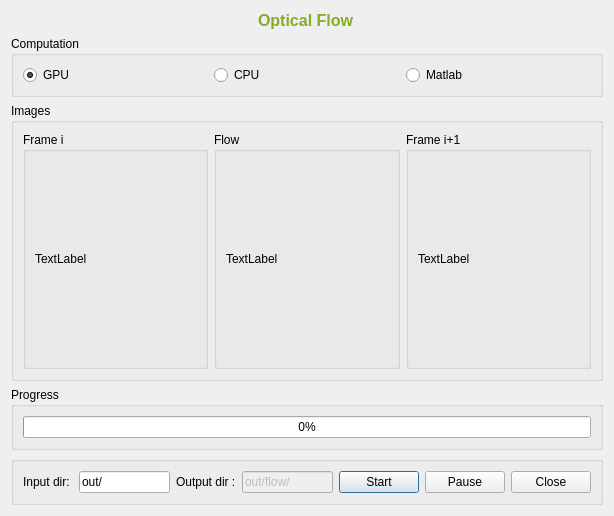
<?xml version="1.0" encoding="UTF-8"?>
<ui version="4.0">
 <class>OpticalFlowUI</class>
 <widget class="QDialog" name="OpticalFlowUI">
  <property name="geometry">
   <rect>
    <x>0</x>
    <y>0</y>
    <width>614</width>
    <height>516</height>
   </rect>
  </property>
  <property name="windowTitle">
   <string>Compute Optical Flow</string>
  </property>
  <layout class="QVBoxLayout" name="verticalLayout">
   <item alignment="Qt::AlignHCenter">
    <widget class="QLabel" name="label">
     <property name="palette">
      <palette>
       <active>
        <colorrole role="WindowText">
         <brush brushstyle="SolidPattern">
          <color alpha="255">
           <red>133</red>
           <green>173</green>
           <blue>38</blue>
          </color>
         </brush>
        </colorrole>
        <colorrole role="Button">
         <brush brushstyle="SolidPattern">
          <color alpha="255">
           <red>255</red>
           <green>255</green>
           <blue>255</blue>
          </color>
         </brush>
        </colorrole>
        <colorrole role="Light">
         <brush brushstyle="SolidPattern">
          <color alpha="255">
           <red>255</red>
           <green>255</green>
           <blue>255</blue>
          </color>
         </brush>
        </colorrole>
        <colorrole role="Midlight">
         <brush brushstyle="SolidPattern">
          <color alpha="255">
           <red>255</red>
           <green>255</green>
           <blue>255</blue>
          </color>
         </brush>
        </colorrole>
        <colorrole role="Dark">
         <brush brushstyle="SolidPattern">
          <color alpha="255">
           <red>127</red>
           <green>127</green>
           <blue>127</blue>
          </color>
         </brush>
        </colorrole>
        <colorrole role="Mid">
         <brush brushstyle="SolidPattern">
          <color alpha="255">
           <red>170</red>
           <green>170</green>
           <blue>170</blue>
          </color>
         </brush>
        </colorrole>
        <colorrole role="Text">
         <brush brushstyle="SolidPattern">
          <color alpha="255">
           <red>56</red>
           <green>199</green>
           <blue>12</blue>
          </color>
         </brush>
        </colorrole>
        <colorrole role="BrightText">
         <brush brushstyle="SolidPattern">
          <color alpha="255">
           <red>255</red>
           <green>255</green>
           <blue>255</blue>
          </color>
         </brush>
        </colorrole>
        <colorrole role="ButtonText">
         <brush brushstyle="SolidPattern">
          <color alpha="255">
           <red>0</red>
           <green>0</green>
           <blue>0</blue>
          </color>
         </brush>
        </colorrole>
        <colorrole role="Base">
         <brush brushstyle="SolidPattern">
          <color alpha="255">
           <red>255</red>
           <green>255</green>
           <blue>255</blue>
          </color>
         </brush>
        </colorrole>
        <colorrole role="Window">
         <brush brushstyle="SolidPattern">
          <color alpha="255">
           <red>255</red>
           <green>255</green>
           <blue>255</blue>
          </color>
         </brush>
        </colorrole>
        <colorrole role="Shadow">
         <brush brushstyle="SolidPattern">
          <color alpha="255">
           <red>0</red>
           <green>0</green>
           <blue>0</blue>
          </color>
         </brush>
        </colorrole>
        <colorrole role="AlternateBase">
         <brush brushstyle="SolidPattern">
          <color alpha="255">
           <red>255</red>
           <green>255</green>
           <blue>255</blue>
          </color>
         </brush>
        </colorrole>
        <colorrole role="ToolTipBase">
         <brush brushstyle="SolidPattern">
          <color alpha="255">
           <red>255</red>
           <green>255</green>
           <blue>220</blue>
          </color>
         </brush>
        </colorrole>
        <colorrole role="ToolTipText">
         <brush brushstyle="SolidPattern">
          <color alpha="255">
           <red>0</red>
           <green>0</green>
           <blue>0</blue>
          </color>
         </brush>
        </colorrole>
       </active>
       <inactive>
        <colorrole role="WindowText">
         <brush brushstyle="SolidPattern">
          <color alpha="255">
           <red>133</red>
           <green>173</green>
           <blue>38</blue>
          </color>
         </brush>
        </colorrole>
        <colorrole role="Button">
         <brush brushstyle="SolidPattern">
          <color alpha="255">
           <red>255</red>
           <green>255</green>
           <blue>255</blue>
          </color>
         </brush>
        </colorrole>
        <colorrole role="Light">
         <brush brushstyle="SolidPattern">
          <color alpha="255">
           <red>255</red>
           <green>255</green>
           <blue>255</blue>
          </color>
         </brush>
        </colorrole>
        <colorrole role="Midlight">
         <brush brushstyle="SolidPattern">
          <color alpha="255">
           <red>255</red>
           <green>255</green>
           <blue>255</blue>
          </color>
         </brush>
        </colorrole>
        <colorrole role="Dark">
         <brush brushstyle="SolidPattern">
          <color alpha="255">
           <red>127</red>
           <green>127</green>
           <blue>127</blue>
          </color>
         </brush>
        </colorrole>
        <colorrole role="Mid">
         <brush brushstyle="SolidPattern">
          <color alpha="255">
           <red>170</red>
           <green>170</green>
           <blue>170</blue>
          </color>
         </brush>
        </colorrole>
        <colorrole role="Text">
         <brush brushstyle="SolidPattern">
          <color alpha="255">
           <red>56</red>
           <green>199</green>
           <blue>12</blue>
          </color>
         </brush>
        </colorrole>
        <colorrole role="BrightText">
         <brush brushstyle="SolidPattern">
          <color alpha="255">
           <red>255</red>
           <green>255</green>
           <blue>255</blue>
          </color>
         </brush>
        </colorrole>
        <colorrole role="ButtonText">
         <brush brushstyle="SolidPattern">
          <color alpha="255">
           <red>0</red>
           <green>0</green>
           <blue>0</blue>
          </color>
         </brush>
        </colorrole>
        <colorrole role="Base">
         <brush brushstyle="SolidPattern">
          <color alpha="255">
           <red>255</red>
           <green>255</green>
           <blue>255</blue>
          </color>
         </brush>
        </colorrole>
        <colorrole role="Window">
         <brush brushstyle="SolidPattern">
          <color alpha="255">
           <red>255</red>
           <green>255</green>
           <blue>255</blue>
          </color>
         </brush>
        </colorrole>
        <colorrole role="Shadow">
         <brush brushstyle="SolidPattern">
          <color alpha="255">
           <red>0</red>
           <green>0</green>
           <blue>0</blue>
          </color>
         </brush>
        </colorrole>
        <colorrole role="AlternateBase">
         <brush brushstyle="SolidPattern">
          <color alpha="255">
           <red>255</red>
           <green>255</green>
           <blue>255</blue>
          </color>
         </brush>
        </colorrole>
        <colorrole role="ToolTipBase">
         <brush brushstyle="SolidPattern">
          <color alpha="255">
           <red>255</red>
           <green>255</green>
           <blue>220</blue>
          </color>
         </brush>
        </colorrole>
        <colorrole role="ToolTipText">
         <brush brushstyle="SolidPattern">
          <color alpha="255">
           <red>0</red>
           <green>0</green>
           <blue>0</blue>
          </color>
         </brush>
        </colorrole>
       </inactive>
       <disabled>
        <colorrole role="WindowText">
         <brush brushstyle="SolidPattern">
          <color alpha="255">
           <red>127</red>
           <green>127</green>
           <blue>127</blue>
          </color>
         </brush>
        </colorrole>
        <colorrole role="Button">
         <brush brushstyle="SolidPattern">
          <color alpha="255">
           <red>255</red>
           <green>255</green>
           <blue>255</blue>
          </color>
         </brush>
        </colorrole>
        <colorrole role="Light">
         <brush brushstyle="SolidPattern">
          <color alpha="255">
           <red>255</red>
           <green>255</green>
           <blue>255</blue>
          </color>
         </brush>
        </colorrole>
        <colorrole role="Midlight">
         <brush brushstyle="SolidPattern">
          <color alpha="255">
           <red>255</red>
           <green>255</green>
           <blue>255</blue>
          </color>
         </brush>
        </colorrole>
        <colorrole role="Dark">
         <brush brushstyle="SolidPattern">
          <color alpha="255">
           <red>127</red>
           <green>127</green>
           <blue>127</blue>
          </color>
         </brush>
        </colorrole>
        <colorrole role="Mid">
         <brush brushstyle="SolidPattern">
          <color alpha="255">
           <red>170</red>
           <green>170</green>
           <blue>170</blue>
          </color>
         </brush>
        </colorrole>
        <colorrole role="Text">
         <brush brushstyle="SolidPattern">
          <color alpha="255">
           <red>127</red>
           <green>127</green>
           <blue>127</blue>
          </color>
         </brush>
        </colorrole>
        <colorrole role="BrightText">
         <brush brushstyle="SolidPattern">
          <color alpha="255">
           <red>255</red>
           <green>255</green>
           <blue>255</blue>
          </color>
         </brush>
        </colorrole>
        <colorrole role="ButtonText">
         <brush brushstyle="SolidPattern">
          <color alpha="255">
           <red>127</red>
           <green>127</green>
           <blue>127</blue>
          </color>
         </brush>
        </colorrole>
        <colorrole role="Base">
         <brush brushstyle="SolidPattern">
          <color alpha="255">
           <red>255</red>
           <green>255</green>
           <blue>255</blue>
          </color>
         </brush>
        </colorrole>
        <colorrole role="Window">
         <brush brushstyle="SolidPattern">
          <color alpha="255">
           <red>255</red>
           <green>255</green>
           <blue>255</blue>
          </color>
         </brush>
        </colorrole>
        <colorrole role="Shadow">
         <brush brushstyle="SolidPattern">
          <color alpha="255">
           <red>0</red>
           <green>0</green>
           <blue>0</blue>
          </color>
         </brush>
        </colorrole>
        <colorrole role="AlternateBase">
         <brush brushstyle="SolidPattern">
          <color alpha="255">
           <red>255</red>
           <green>255</green>
           <blue>255</blue>
          </color>
         </brush>
        </colorrole>
        <colorrole role="ToolTipBase">
         <brush brushstyle="SolidPattern">
          <color alpha="255">
           <red>255</red>
           <green>255</green>
           <blue>220</blue>
          </color>
         </brush>
        </colorrole>
        <colorrole role="ToolTipText">
         <brush brushstyle="SolidPattern">
          <color alpha="255">
           <red>0</red>
           <green>0</green>
           <blue>0</blue>
          </color>
         </brush>
        </colorrole>
       </disabled>
      </palette>
     </property>
     <property name="font">
      <font>
       <pointsize>12</pointsize>
       <weight>75</weight>
       <bold>true</bold>
      </font>
     </property>
     <property name="text">
      <string>Optical Flow</string>
     </property>
     <property name="textFormat">
      <enum>Qt::AutoText</enum>
     </property>
    </widget>
   </item>
   <item>
    <widget class="QGroupBox" name="groupBox">
     <property name="title">
      <string>Computation</string>
     </property>
     <layout class="QHBoxLayout" name="horizontalLayout">
      <item>
       <widget class="QRadioButton" name="rdGPU">
        <property name="text">
         <string>GPU</string>
        </property>
        <property name="checked">
         <bool>true</bool>
        </property>
       </widget>
      </item>
      <item>
       <widget class="QRadioButton" name="rdCPU">
        <property name="text">
         <string>CPU</string>
        </property>
        <property name="checked">
         <bool>false</bool>
        </property>
       </widget>
      </item>
      <item>
       <widget class="QRadioButton" name="rdMatlab">
        <property name="text">
         <string>Matlab</string>
        </property>
       </widget>
      </item>
     </layout>
    </widget>
   </item>
   <item>
    <widget class="QGroupBox" name="groupBox_2">
     <property name="title">
      <string>Images</string>
     </property>
     <layout class="QHBoxLayout" name="horizontalLayout_2">
      <item>
       <widget class="QGroupBox" name="groupBox_5">
        <property name="title">
         <string>Frame i</string>
        </property>
        <layout class="QHBoxLayout" name="horizontalLayout_3">
         <item>
          <widget class="QLabel" name="lblFrame1">
           <property name="sizePolicy">
            <sizepolicy hsizetype="MinimumExpanding" vsizetype="MinimumExpanding">
             <horstretch>0</horstretch>
             <verstretch>0</verstretch>
            </sizepolicy>
           </property>
           <property name="minimumSize">
            <size>
             <width>100</width>
             <height>100</height>
            </size>
           </property>
           <property name="text">
            <string>TextLabel</string>
           </property>
          </widget>
         </item>
        </layout>
       </widget>
      </item>
      <item>
       <widget class="QGroupBox" name="groupBox_6">
        <property name="title">
         <string>Flow</string>
        </property>
        <layout class="QHBoxLayout" name="horizontalLayout_4">
         <item>
          <widget class="QLabel" name="lblFlow">
           <property name="sizePolicy">
            <sizepolicy hsizetype="MinimumExpanding" vsizetype="MinimumExpanding">
             <horstretch>0</horstretch>
             <verstretch>0</verstretch>
            </sizepolicy>
           </property>
           <property name="minimumSize">
            <size>
             <width>100</width>
             <height>100</height>
            </size>
           </property>
           <property name="text">
            <string>TextLabel</string>
           </property>
          </widget>
         </item>
        </layout>
       </widget>
      </item>
      <item>
       <widget class="QGroupBox" name="groupBox_7">
        <property name="title">
         <string>Frame i+1</string>
        </property>
        <layout class="QHBoxLayout" name="horizontalLayout_5">
         <item>
          <widget class="QLabel" name="lblFrame2">
           <property name="sizePolicy">
            <sizepolicy hsizetype="MinimumExpanding" vsizetype="MinimumExpanding">
             <horstretch>0</horstretch>
             <verstretch>0</verstretch>
            </sizepolicy>
           </property>
           <property name="minimumSize">
            <size>
             <width>100</width>
             <height>100</height>
            </size>
           </property>
           <property name="text">
            <string>TextLabel</string>
           </property>
          </widget>
         </item>
        </layout>
       </widget>
      </item>
     </layout>
    </widget>
   </item>
   <item>
    <widget class="QGroupBox" name="groupBox_3">
     <property name="title">
      <string>Progress</string>
     </property>
     <layout class="QHBoxLayout" name="horizontalLayout_6">
      <item>
       <widget class="QProgressBar" name="pbProgress">
        <property name="value">
         <number>0</number>
        </property>
       </widget>
      </item>
     </layout>
    </widget>
   </item>
   <item>
    <widget class="QGroupBox" name="groupBox_4">
     <property name="title">
      <string/>
     </property>
     <layout class="QHBoxLayout" name="horizontalLayout_7">
      <item>
       <widget class="QLabel" name="label_6">
        <property name="text">
         <string>Input dir: </string>
        </property>
       </widget>
      </item>
      <item>
       <widget class="QLineEdit" name="txtInput">
        <property name="text">
         <string>out/</string>
        </property>
       </widget>
      </item>
      <item>
       <widget class="QLabel" name="label_7">
        <property name="text">
         <string>Output dir :</string>
        </property>
       </widget>
      </item>
      <item>
       <widget class="QLineEdit" name="txtOutput">
        <property name="enabled">
         <bool>false</bool>
        </property>
        <property name="text">
         <string>out/flow/</string>
        </property>
       </widget>
      </item>
      <item>
       <widget class="QPushButton" name="btStart">
        <property name="text">
         <string>Start</string>
        </property>
        <property name="icon">
         <iconset resource="icons.qrc">
          <normaloff>:/icons/play.png</normaloff>:/icons/play.png</iconset>
        </property>
       </widget>
      </item>
      <item>
       <widget class="QPushButton" name="btPause">
        <property name="text">
         <string>Pause</string>
        </property>
        <property name="icon">
         <iconset resource="icons.qrc">
          <normaloff>:/icons/pause.png</normaloff>:/icons/pause.png</iconset>
        </property>
       </widget>
      </item>
      <item>
       <widget class="QPushButton" name="btClose">
        <property name="text">
         <string>Close</string>
        </property>
        <property name="icon">
         <iconset resource="icons.qrc">
          <normaloff>:/icons/stop.png</normaloff>:/icons/stop.png</iconset>
        </property>
       </widget>
      </item>
     </layout>
    </widget>
   </item>
  </layout>
 </widget>
 <resources>
  <include location="icons.qrc"/>
 </resources>
 <connections/>
</ui>
